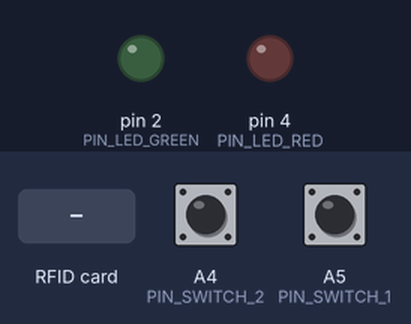
A sketch run on a simulated Arduino Nano, built with avr-gcc and run on an emulated ATmega328P. On the bench: output pins drawn as LEDs (lit = HIGH). The test bench sets the inputs (shaded band); at power-on: A4 (PIN_SWITCH_2) HIGH, A5 (PIN_SWITCH_1) HIGH. Pins used as bus, display or sensor lines are not drawn.

Above: at 1.2 s.
1.3 s: RFID card 5E 7A 19 C4 held to the reader
At 2.0 s:
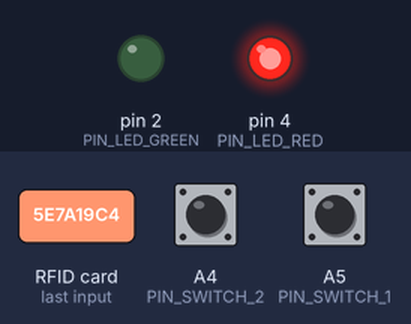
Timing chart, 0 to 4.3 s (numbered marks = the images above; inputs shaded):
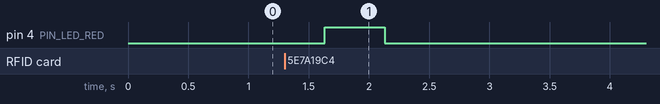

Measured:
- after the input at 1.3 s, pin 4 (PIN_LED_RED): LOW → HIGH after 0.33 s, → LOW 0.50 s later

The sketch:

RC522-RedGreen.ino
```cpp
/*
    Demo for 13,56 MHz RFID reader/writer based on the popular (and cheap) RC522 reader
    module. This setup uses two LEDs to display a red/green status and features two
    switches to program cards for the red/green LEDs.
    JFTR: This is an incredibly crappy way to do card-base access control, DO NOT USE THIS
    APPROACH IN ANY LIVE PROJECT EVER!

    PINOUT for Arduino Nano:
    A4         -- SW2 (clear) to GND
    A5         -- SW1 (program) to GND
    D2         -- LED green to GND via 100R
    D4         -- LED red   to GND via 100R
    D9         -- RC522 RST
    D10 (SS)   -- RC522 SDA
    D11 (MISO) -- RC522 MISO
    D12 (MOSI) -- RC522 MOSI
    D13 (SCK)  -- RC522 SCK
    Add power supply rails accordingly.

*/

#include <SPI.h>
#include <MFRC522.h>

#define ARRAY_SIZE(a) (sizeof(a) / sizeof(a[0]))

/*
   Pin assignments
*/
const int PIN_SWITCH_1     = A5;
const int PIN_SWITCH_2     = A4;
const int PIN_LED_GREEN    = 2;
const int PIN_LED_RED      = 4;
const int PIN_RC522_RST    = 9;
const int PIN_RC522_SS     = 10;

/*
   Data block for "green" cards and addressing information
*/
const byte DATA_BLOCK_GREEN[] = {
  0x11, 0x21, 0x31, 0x41,
  0x12, 0x22, 0x32, 0x42,
  0x13, 0x23, 0x33, 0x43,
  0x14, 0x24, 0x34, 0x44
};
const int SECTOR = 1;
const int BLOCK_ADDRESS = 4;
const int TRAILER_BLOCK = 7;

/*
   Global objects and variables
*/
MFRC522 mfrc522(PIN_RC522_SS, PIN_RC522_RST);
MFRC522::MIFARE_Key key;

/*
   Initialization routines
*/

void setup() {
  Serial.begin(115200);

  // initialize discrete component pins
  pinMode(PIN_SWITCH_1, INPUT_PULLUP);
  pinMode(PIN_SWITCH_2, INPUT_PULLUP);
  pinMode(PIN_LED_RED, OUTPUT);
  pinMode(PIN_LED_GREEN, OUTPUT);

  // initialize RFID reader library
  SPI.begin();
  mfrc522.PCD_Init();

  // Prepare the key FFFFFFFFFFFFh which is the default at chip delivery from the factory
  for (byte i = 0; i < 6; i++) {
    key.keyByte[i] = 0xFF;
  }
}

/*
     Main processing loop
*/

void loop() {
  digitalWrite(PIN_LED_RED, LOW);
  digitalWrite(PIN_LED_GREEN, LOW);
  int mode = ((!digitalRead(PIN_SWITCH_1) & 1) | ((!digitalRead(PIN_SWITCH_2) & 1) << 1));
  switch (mode) {
    case 0:
      loop_read_mode();
      break;
    case 1:
      loop_write_mode();
      break;
    case 2:
      loop_clear_mode();
      break;
    case 3:
      loop_read_continuous_mode();
      break;
  }
}

bool loop_card_available() {
  if (!mfrc522.PICC_IsNewCardPresent())
    return false;
  if (!mfrc522.PICC_ReadCardSerial())
    return false;

  // This process only works with MIFARE Classic cards.
  MFRC522::PICC_Type piccType = mfrc522.PICC_GetType(mfrc522.uid.sak);
  if (    piccType != MFRC522::PICC_TYPE_MIFARE_MINI
          &&  piccType != MFRC522::PICC_TYPE_MIFARE_1K
          &&  piccType != MFRC522::PICC_TYPE_MIFARE_4K) {
    return false;
  }

  return true;
}

void loop_clear_mode() {
  if (loop_card_available()) {
    MFRC522::StatusCode status = (MFRC522::StatusCode) mfrc522.PCD_Authenticate(MFRC522::PICC_CMD_MF_AUTH_KEY_B, TRAILER_BLOCK, &key, &(mfrc522.uid));
    if (status != MFRC522::STATUS_OK) {
      Serial.print(F("Clear mode PCD_Authenticate() failed: "));
      Serial.println(mfrc522.GetStatusCodeName(status));
      digitalWrite(PIN_LED_RED, HIGH);
    } else {
      byte dataBlock[]    = {
        0x00, 0x00, 0x00, 0x00,
        0x00, 0x00, 0x00, 0x00,
        0x00, 0x00, 0x00, 0x00,
        0x00, 0x00, 0x00, 0x00
      };
      status = (MFRC522::StatusCode) mfrc522.MIFARE_Write(BLOCK_ADDRESS, dataBlock, 16);
      if (status != MFRC522::STATUS_OK) {
        Serial.print(F("Clear mode MIFARE_Write() failed: "));
        Serial.println(mfrc522.GetStatusCodeName(status));
        digitalWrite(PIN_LED_RED, HIGH);
      } else {
        digitalWrite(PIN_LED_GREEN, HIGH);
      }
    }
    mfrc522.PICC_HaltA();
    mfrc522.PCD_StopCrypto1();
  }
  delay(1000);
}

void loop_write_mode() {
  if (loop_card_available()) {
    MFRC522::StatusCode status = (MFRC522::StatusCode) mfrc522.PCD_Authenticate(MFRC522::PICC_CMD_MF_AUTH_KEY_B, TRAILER_BLOCK, &key, &(mfrc522.uid));
    if (status != MFRC522::STATUS_OK) {
      Serial.print(F("Write mode PCD_Authenticate() failed: "));
      Serial.println(mfrc522.GetStatusCodeName(status));
      digitalWrite(PIN_LED_RED, HIGH);
    } else {
      status = (MFRC522::StatusCode) mfrc522.MIFARE_Write(BLOCK_ADDRESS, DATA_BLOCK_GREEN, 16);
      if (status != MFRC522::STATUS_OK) {
        Serial.print(F("Write mode MIFARE_Write() failed: "));
        Serial.println(mfrc522.GetStatusCodeName(status));
        digitalWrite(PIN_LED_RED, HIGH);
      } else {
        digitalWrite(PIN_LED_GREEN, HIGH);
      }
    }
    mfrc522.PICC_HaltA();
    mfrc522.PCD_StopCrypto1();
  }
  delay(1000);
}

void loop_read_mode() {
  if (loop_card_available()) {
    MFRC522::StatusCode status = (MFRC522::StatusCode) mfrc522.PCD_Authenticate(MFRC522::PICC_CMD_MF_AUTH_KEY_A, TRAILER_BLOCK, &key, &(mfrc522.uid));
    if (status != MFRC522::STATUS_OK) {
      Serial.print(F("Read mode PCD_Authenticate() failed: "));
      Serial.println(mfrc522.GetStatusCodeName(status));
      digitalWrite(PIN_LED_RED, HIGH);
    } else {
      byte buffer[18];
      byte size = sizeof(buffer);
      status = (MFRC522::StatusCode) mfrc522.MIFARE_Read(BLOCK_ADDRESS, buffer, &size);
      if (status != MFRC522::STATUS_OK) {
        Serial.print(F("Read Mode MIFARE_Read() failed: "));
        Serial.println(mfrc522.GetStatusCodeName(status));
        digitalWrite(PIN_LED_RED, HIGH);
      } else {
        if (memcmp(buffer, DATA_BLOCK_GREEN, ARRAY_SIZE(DATA_BLOCK_GREEN)) == 0 ) {
          digitalWrite(PIN_LED_GREEN, HIGH);
        } else {
          digitalWrite(PIN_LED_RED, HIGH);
        }
      }
    }
    mfrc522.PICC_HaltA();
    mfrc522.PCD_StopCrypto1();
  }
  delay(500);
}

void loop_read_continuous_mode() {
  if (loop_card_available()) {
    MFRC522::StatusCode status = (MFRC522::StatusCode) mfrc522.PCD_Authenticate(MFRC522::PICC_CMD_MF_AUTH_KEY_A, TRAILER_BLOCK, &key, &(mfrc522.uid));
    if (status != MFRC522::STATUS_OK) {
      Serial.print(F("Read mode PCD_Authenticate() failed: "));
      Serial.println(mfrc522.GetStatusCodeName(status));
      digitalWrite(PIN_LED_RED, HIGH);
    } else {
      byte buffer[18];
      byte size = sizeof(buffer);
      status = (MFRC522::StatusCode) mfrc522.MIFARE_Read(BLOCK_ADDRESS, buffer, &size);
      while (status == MFRC522::STATUS_OK) {
        if (memcmp(buffer, DATA_BLOCK_GREEN, ARRAY_SIZE(DATA_BLOCK_GREEN)) == 0 ) {
          digitalWrite(PIN_LED_GREEN, HIGH);
        } else {
          digitalWrite(PIN_LED_RED, HIGH);
        }
        status = (MFRC522::StatusCode) mfrc522.MIFARE_Read(BLOCK_ADDRESS, buffer, &size);
        delay(10);
      }
    }
    mfrc522.PICC_HaltA();
    mfrc522.PCD_StopCrypto1();
  }
  delay(500);
}

/*
    Helper routine to dump a byte array as hex values to Serial.
*/
void dump_byte_array(byte * buffer, byte bufferSize) {
  for (byte i = 0; i < bufferSize; i++) {
    Serial.print(buffer[i] < 0x10 ? " 0" : " ");
    Serial.print(buffer[i], HEX);
  }
}
```
